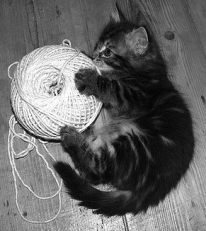
#> input picture cv_cw1/resources/kitty.bmp, 206 x 231 px, found by its file name; its folder holds only this picture in this run
$ python task_3_threshold.py
#> lines starting #> are read from the running program, lines starting #| are printed output that depends on the picture; after the words box and inside, x2 and y2 are one past the last pixel; in counts of white or black regions, pixels touching at a corner belong together
#> in main, kitty is the input picture: shape (231, 206); min 1, max 255, mean 102.3
### cv_cw1/task_1_convolve.py
import cv2
import numpy as np
from cv_cw1.paths import KITTY_BMP
from matplotlib import pyplot as plt
# the kernels
MEAN_KERNEL = np.ones(shape=(3, 3)) / 9  # not weighted, normalised. (add up to 9)
WEIGHTED_MEAN_KERNEL = np.array([[0.5, 1, 0.5],
                                 [1,   2,   1],
                                 [0.5, 1, 0.5]]) / 8  # weighted, normalised (add up to 8)

gau_1d = cv2.getGaussianKernel(3, sigma=1)
GAUSSIAN_KERNEL = np.outer(gau_1d, gau_1d.transpose())


def pad(img: np.array) -> np.array:
    """
    :param img: an image to pad.
    :return:
    """
    # 1. build a placeholder.
    img_padded = np.zeros(shape=(img.shape[0] + 2, img.shape[1] + 2))
    # 2. copy and paste inside the "box"
    img_padded[1:-1, 1:-1] = img
    return img_padded


def convolve(img: np.array, mode: str = 'mean') -> np.array:
    """
     :param img:
     :param mode:
     :return:
     """
    # choose a kernel accordingly
    global MEAN_KERNEL, WEIGHTED_MEAN_KERNEL
    if mode == "mean":
        kernel = MEAN_KERNEL
    elif mode == "weighted_mean":
        kernel = WEIGHTED_MEAN_KERNEL
    elif mode == "gaussian":
        kernel = GAUSSIAN_KERNEL
    else:
        raise ValueError
    # pad the image
    img_padded = pad(img)
    # each dimension should have incremented by a value of 2.
    assert img_padded.shape == (img.shape[0] + 2, img.shape[1] + 2)
    # init an image to store the convoluted values.
    img_convoluted = np.zeros((img.shape[0], img.shape[1]))
    # loop over the dimensions of the original image
    for x_idx in range(img_convoluted.shape[0]):  #
        for y_idx in range(img_convoluted.shape[1]):
            # component-wise multiply, and them sum them up
            # here, we don't need division as the weights of the kernel is normalised.
            img_convoluted[x_idx, y_idx] = (kernel * img_padded[x_idx: x_idx + 3, y_idx: y_idx + 3]).sum()
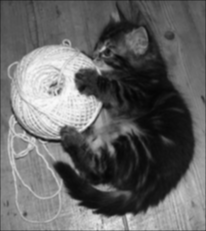
#> img_convoluted: shape (231, 206) float64; min 5.06, max 249.6, mean 101.7
    return img_convoluted


# [14 lines left out: function main, not called in this run]


# [2 lines that do not run on import are left out]

### cv_cw1/task_2_compute.py
"""
task_2 - compute the horizontal & vertical gradients of the image.
"""
from typing import Tuple
import cv2
import numpy as np
from cv_cw1.paths import KITTY_BMP
from cv_cw1.task_1_convolve import pad, convolve
from matplotlib import pyplot as plt
# convolving an image with prewitt kernels results in an approximation of
# the differentiation of the image with respect to the pixel values.
PREWITT_KERNELS = (
    np.array([[-1, 0, 1],
              [-1, 0, 1],
              [-1, 0, 1]]),
    np.array([[-1, -1, -1],
              [0,   0,  0],
              [1,   1,  1]])
)
# convolving an image with SOBEL_KERNEL also approximates the differentiation,
# but the gradients are weighted towards the center.
SOBEL_KERNELS = (
    np.array([[-1, 0, 1],
              [-2, 0, 2],
              [-1, 0, 1]]),
    np.array([[-1, -2, -1],
              [0,   0,  0],
              [1,   2,  1]])
)


def compute_gradients(img: np.array, mode: str) -> Tuple[np.array, np.array]:
#> called with mode = 'sobel'
    global PREWITT_KERNELS, SOBEL_KERNELS
    if mode == "prewitt":
        kernels = PREWITT_KERNELS
    elif mode == "sobel":
        kernels = SOBEL_KERNELS
    else:
        raise ValueError
    # pad the image
    img_padded = pad(img)
#> in pad (call 2), `img_padded[1:-1, 1:-1] = img`:
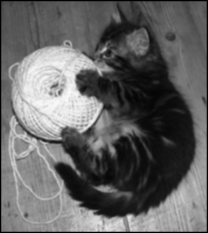
#> img_padded: shape (233, 208) float64; min 0, max 249.6, mean 99.9
    # init a placeholder for the gradients. (x - horizontal, y - vertical)
    img_x_gradients = np.zeros(shape=img.shape)
    img_y_gradients = np.zeros(shape=img.shape)
    for y_idx in range(img_x_gradients.shape[1]):
        for x_idx in range(img_x_gradients.shape[0]):  # horizontal convolution
            img_x_gradients[x_idx, y_idx] = (kernels[0] * img_padded[x_idx: x_idx + 3, y_idx: y_idx + 3]).sum()
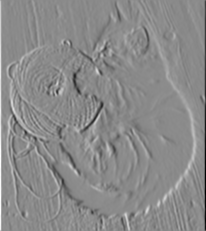
#> img_x_gradients: shape (231, 206) float64; min -665.8, max 559.4, mean 0.2; drawn with min black and max white
    for x_idx in range(img_x_gradients.shape[0]):
        for y_idx in range(img_x_gradients.shape[1]):  # vertical convolution
            img_y_gradients[x_idx, y_idx] = (kernels[1] * img_padded[x_idx: x_idx + 3, y_idx: y_idx + 3]).sum()
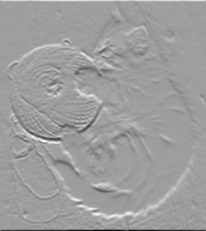
#> img_y_gradients: shape (231, 206) float64; min -851.3, max 524.8, mean 1.1; drawn with min black and max white
    return img_x_gradients, img_y_gradients


def compute_magnitude(x_gradients: np.array, y_gradients: np.array) -> np.array:
    """
    sqrt(x_g**2 + y_g**2)
    """
    return np.sqrt(np.power(x_gradients, 2) + np.power(y_gradients, 2))
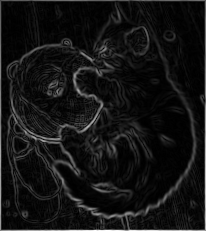
#> returned value: shape (231, 206) float64; min 0.125, max 851.3, mean 67.8; drawn with min black and max white


# [13 lines left out: function main, not called in this run]


# [2 lines that do not run on import are left out]

### cv_cw1/task_3_threshold.py
"""
threshold the gradient magnitude image to detect the edges.
"""
import cv2
import numpy as np
from cv_cw1.paths import KITTY_BMP
from cv_cw1.task_1_convolve import convolve
from cv_cw1.task_2_compute import compute_gradients, compute_magnitude
from matplotlib import pyplot as plt


def threshold(img: np.array, thresh: int) -> np.array:
#> called with thresh = 0
    _, output = cv2.threshold(img, thresh=thresh,
                              maxval=255, type=cv2.THRESH_BINARY)
#> output: shape (231, 206) float64; every value is 255
    return output


def nothing(thresh):
    print(thresh)


def main():
    kitty: np.array = cv2.imread(KITTY_BMP, cv2.IMREAD_GRAYSCALE)
    # convolve the kitty
    kitty_w_m = convolve(kitty, mode='weighted_mean')
    # get the gradients
    kitty_w_m_grads = compute_gradients(kitty_w_m, mode='sobel')
    # get the gradient magnitude
    kitty_w_m_mag = compute_magnitude(kitty_w_m_grads[0], kitty_w_m_grads[1])

    cv2.namedWindow('edge-detection')
    cv2.createTrackbar('thresh', 'edge-detection', 0, 255, nothing)
    thresh = 0
    while True:
        cv2.imshow('edge-detection', threshold(kitty_w_m_mag, thresh))
        if cv2.waitKey(1) & 0xFF == 27:
#> (key Esc is pressed here)
            break
        thresh = int(cv2.getTrackbarPos('thresh', 'edge-detection'))
    cv2.destroyAllWindows()

    f, axarr = plt.subplots(1, 3)
    axarr[0].imshow(threshold(kitty_w_m_mag, 30), cmap='gray')  # bad
#> call 2 of threshold, with thresh = 30
#> in threshold (call 2), `_, output = cv2.threshold(img, thresh=thresh, maxval=255, type=cv2.THR..`:
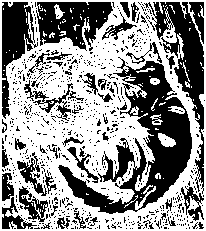
#> output: shape (231, 206) float64; 56.3% white; 769 black regions (722 under 20 px), largest, box (x1, y1, x2, y2) and area: (58, 57, 192, 214) 6936, (144, 2, 204, 194) 2976, (36, 2, 113, 51) 2353
    axarr[1].imshow(threshold(kitty_w_m_mag, 109), cmap='gray')  # optimal
#> in threshold (call 3), `_, output = cv2.threshold(img, thresh=thresh, maxval=255, type=cv2.THR..`: output: shape (231, 206) float64; 17.5% white; 162 white regions (142 under 20 px), largest, box (x1, y1, x2, y2) and area: (0, 0, 206, 231) 5873, (106, 128, 149, 158) 337, (93, 17, 124, 59) 263
    axarr[2].imshow(threshold(kitty_w_m_mag, 240), cmap='gray')  # too much
#> call 4 of threshold, with thresh = 240
#> in threshold (call 4), `_, output = cv2.threshold(img, thresh=thresh, maxval=255, type=cv2.THR..`:
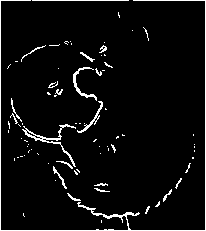
#> output: shape (231, 206) float64; 5% white in thin lines or dots
    plt.show()


if __name__ == '__main__':
    main()
